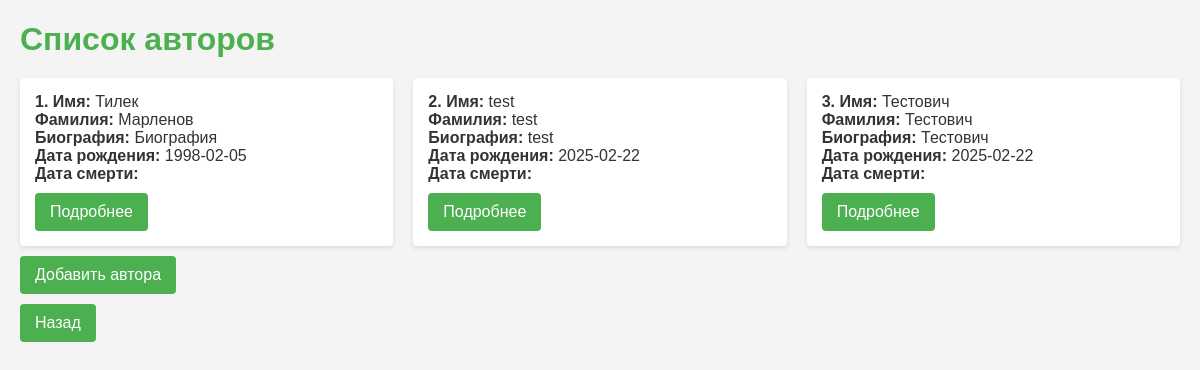
Screenshot of /authors/ with the database file from the repository.
### app/models.py (models this page shows, shortened)
class Author(models.Model):
    first_name = models.CharField("Имя", max_length=50)
    last_name = models.CharField("Фамилия", max_length=50)
    biography = models.TextField("Биография")
    date_of_birth = models.DateField("Дата рождения", null=True, blank=True)
    date_of_death = models.DateField("Дата смерти", null=True, blank=True)
    class Meta:
        verbose_name = "Автор"
        verbose_name_plural = "Авторы"

### app/views.py (the view)
# urls.py: path('authors/', AuthorListView.as_view(), name='author_list'),
class AuthorListView(ListView):
    model = Author
    template_name = 'author_list.html'
    context_object_name = 'authors'

### templates/author_list.html (shortened to what this page needs)
<!DOCTYPE html>
<html lang="ru">
<head>
</head>
<body>
    <h1>Список авторов</h1>
    <div class="author-list">
        {% for author in authors %}
            <div class="author-item">
                <strong>{{ forloop.counter }}. Имя:</strong> {{ author.first_name }}<br>
                <strong>Фамилия:</strong> {{ author.last_name }}<br>
                <strong>Биография:</strong> {{ author.biography }}<br>
                <strong>Дата рождения:</strong> {{ author.date_of_birth|date:'Y-m-d' }}<br>
                <strong>Дата смерти:</strong> {{ author.date_of_death|date:'Y-m-d' }}<br>
                <a href="{% url 'author_detail' author.id %}">Подробнее</a>
            </div>
        {% empty %}
            <div class="author-item">Авторы пока не добавлены</div>
        {% endfor %}
    </div>
    <a href="{% url 'author_create' %}">Добавить автора</a>
    <br>
    <a href="{% url 'index' %}">Назад</a>
</body>
</html>

### templates/author_list.html (style rules this page uses)
body { font-family: Arial, sans-serif; margin: 20px; background-color: #f4f4f4; color: #333; }
h1 { margin-bottom: 20px; color: #4CAF50; }
.author-list { display: grid; grid-template-columns: repeat(3, 1fr); gap: 20px; }
.author-item { background-color: white; padding: 15px; border-radius: 4px; box-shadow: 0 2px 5px rgba(0, 0, 0, 0.1); }
a { display: inline-block; margin-top: 10px; padding: 10px 15px; background-color: #4CAF50; color: white; text-decoration: none; border-radius: 4px; }

### rows the page displays
Author: first_name "Тилек", last_name "Марленов", biography "Биография", date_of_birth "1998-02-05"
Author: first_name "test", last_name "test", biography "test", date_of_birth "2025-02-22"
Author: first_name "Тестович", last_name "Тестович", biography "Тестович", date_of_birth "2025-02-22"
